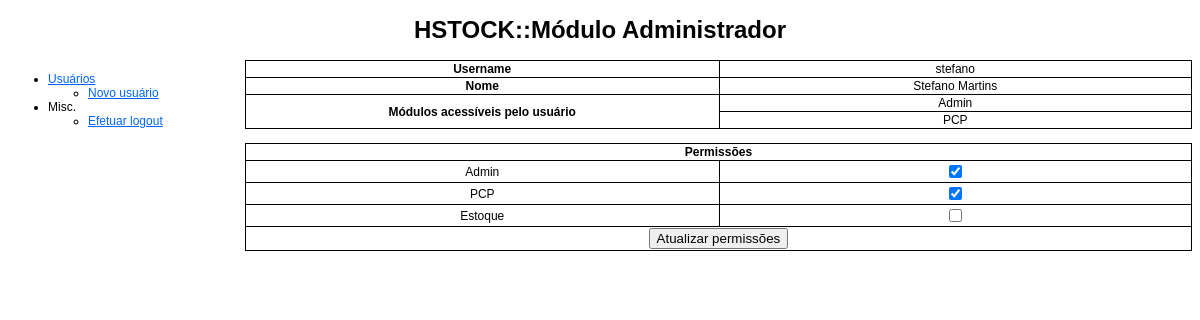
Page /admin/usuarios.php?action=view&id=1 (signed in) on the committed database.
### tables this page shows
CREATE TABLE IF NOT EXISTS `usuarios` (
  `id` int(11) NOT NULL AUTO_INCREMENT,
  `username` varchar(255) NOT NULL,
  `password` varchar(255) NOT NULL,
  `nome` varchar(255) NOT NULL,
  PRIMARY KEY (`id`),
  UNIQUE KEY `username` (`username`)
);

CREATE TABLE IF NOT EXISTS `modulos` (
  `id` int(11) NOT NULL AUTO_INCREMENT,
  `nome` varchar(255) NOT NULL,
  PRIMARY KEY (`id`)
);

### admin/usuarios.php (the view, shortened to what this page needs)
<!DOCTYPE html PUBLIC "-//W3C//DTD XHTML 1.0 Transitional//EN" "http://www.w3.org/TR/xhtml1/DTD/xhtml1-transitional.dtd">
<html xmlns="http://www.w3.org/1999/xhtml">
    <head>
        <link href="estilos_hton.css" rel="stylesheet" type="text/css" />
    </head>
    <body>
   	<div id="header">
    	<h1>HSTOCK::Módulo Administrador</h1>
    </div>
    <div id="menu">
        <?php require_once('menu.php'); ?>
	</div>
    <div id="content">
    	<?php
			@$action = $_GET['action'];
			switch($action)
			{
					?>
					<?php
				case 'view':
					$id = $_GET['id'];
					$c = new conexao;
					$c->set_charset('utf8');
					$q = "SELECT * FROM usuarios WHERE id = '$id';";
					$r1 = $c->query($q);
					$usuario = $r1->fetch_object();
					?>
					<table class="content_table">
                    	<tr>
                        	<th>Username</th>
                            <td><?php echo $usuario->username; ?></td>
                        </tr>
                        <tr>
                        	<th>Nome</th>
                            <td><?php echo $usuario->nome; ?></td>
                        </tr>
                        <?php
						$q = "SELECT c.nome FROM usuarios AS a INNER JOIN permissoes AS b ON a.id = b.usuario_id INNER JOIN modulos AS c ON b.modulo_id = c.id WHERE a.id = $id;";
						$r2 = $c->query($q);
						?>
						<tr>
                        	<th rowspan="<?php echo $r2->num_rows; ?>">Módulos acessíveis pelo usuário</th>
							<?php
                            while($modulo = $r2->fetch_object()): ?>
                                <td><?php echo $modulo->nome; ?></td>
                        </tr>
						<?php endwhile; ?>
                    </table><br />
                    <form action='usuarios.php?action=permissoes&id=<?php echo $id; ?>' method="post">
					<table class="content_table">
                    	<tr>
                        	<th colspan="2">Permissões</th>
						</tr>
                        <?php
						$q = "SELECT * FROM modulos;";
						$r = $c->query($q);
						while($modulo = $r->fetch_object()): ?>
                        	<tr>
	                        	<td><?php echo $modulo->nome; ?></td>
                                <td>
                               	<?php
									$q = "SELECT a.id, a.nome FROM modulos AS a INNER JOIN permissoes AS b ON a.id = b.modulo_id INNER JOIN usuarios AS c ON b.usuario_id = c.id WHERE c.id = '$id' AND a.nome = '" . $modulo->nome . "';";
									$r1 = $c->query($q);
									if($r1->num_rows == 0): ?>
										<input type='checkbox' name='permissoes[<?php echo $modulo->id; ?>]' />
									<?php else: ?>
										<input type='checkbox' name='permissoes[<?php echo $modulo->id; ?>]' checked />
									<?php endif; ?>
                                </td>
                            </tr>
						<?php endwhile; ?>
                        <tr>
                        	<td class="bottom_row" colspan="2"><input type='submit' value="Atualizar permissões" /></td>
                        </tr>
                    </table>
                    </form>
					<?php
				break;
					?>
					<?php
			}
		?>
    </div>
    </body>
</html>

### admin/estilos_hton.css (style rules this page uses)
#header { text-align: center; }
#menu { float: left; width: 19%; }
#content { float: right; width: 80%; }
#tabela_login, td, th { border-top-width: 1px; border-right-width: 1px; border-bottom-width: 1px; border-left-width: 1px; border-top-style: solid; border-right-style: solid; border-bottom-style: solid; border-left-style: solid; border-collapse:collapse; margin: auto; width: 500px; }
.bottom_row { text-align: center; }
.content_table { width: 100%; }
.content_table, th, td { border: solid 1px; border-collapse:collapse; text-align:center; }
body { font-family: Arial, Helvetica, sans-serif; font-size: 12px; }

### rows in the picture
usuarios: username "stefano", nome "Stefano Martins"
modulos: nome "Admin"
modulos: nome "PCP"
modulos: nome "Estoque"
